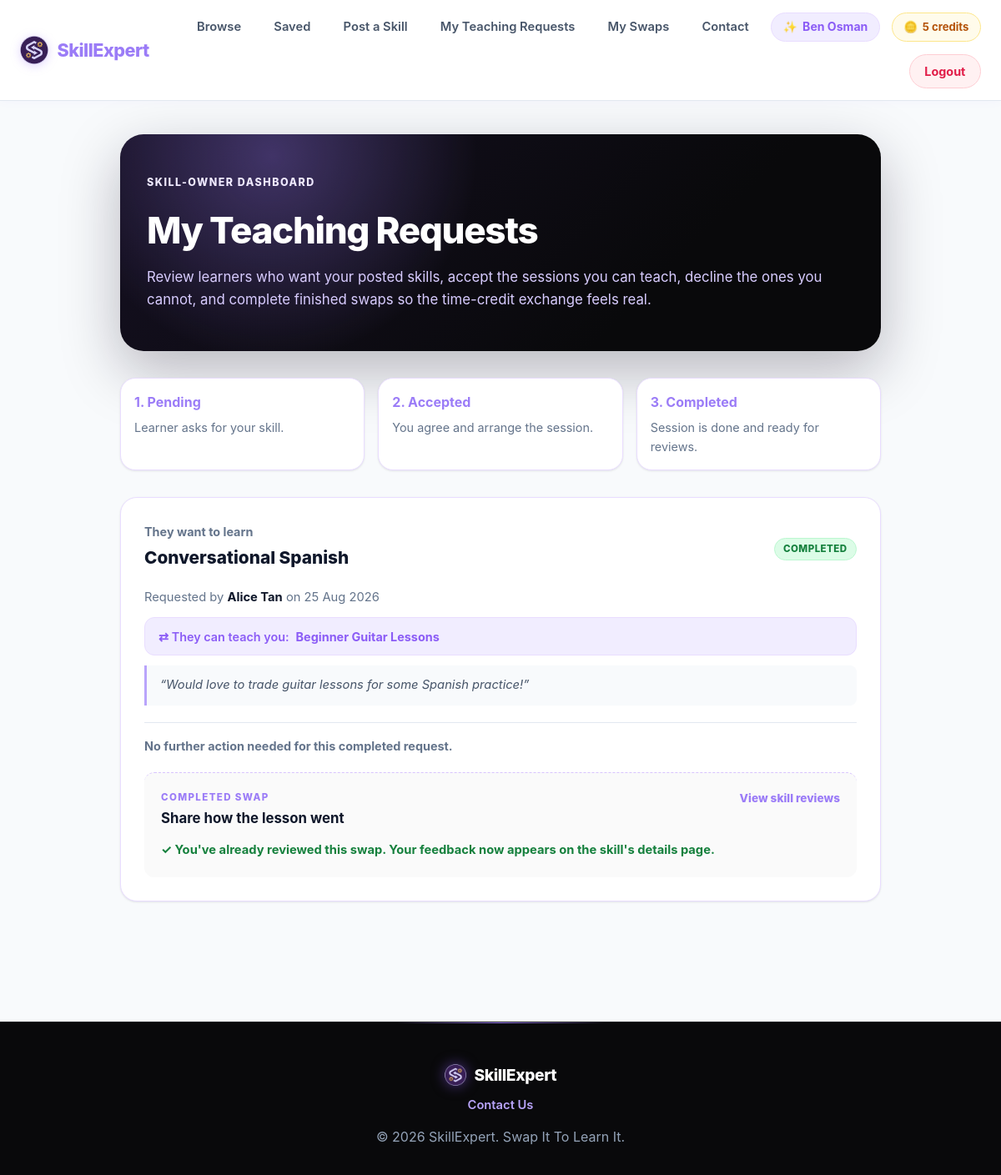
The app's page /public/teaching_requests.php (signed in) with its own data.
### tables this page shows
CREATE TABLE IF NOT EXISTS users (
    id INT UNSIGNED NOT NULL AUTO_INCREMENT,
    name VARCHAR(100) NOT NULL,
    email VARCHAR(150) NOT NULL UNIQUE,
    passwordHash VARCHAR(255) NOT NULL,
    creditsBalance INT NOT NULL DEFAULT 0,
    createdAt TIMESTAMP NOT NULL DEFAULT CURRENT_TIMESTAMP,

    PRIMARY KEY (id)
);

CREATE TABLE IF NOT EXISTS swapRequests (
    id INT UNSIGNED NOT NULL AUTO_INCREMENT,
    skillId INT UNSIGNED NOT NULL,             
    requesterId INT UNSIGNED NOT NULL,         
    receiverId INT UNSIGNED NOT NULL,          
    offeredSkillId INT UNSIGNED DEFAULT NULL,  
    message TEXT DEFAULT NULL,                 
    status ENUM('pending', 'accepted', 'declined', 'completed', 'cancelled')
        NOT NULL DEFAULT 'pending',
    completedBy INT UNSIGNED DEFAULT NULL,     
    completedAt TIMESTAMP NULL DEFAULT NULL,
    createdAt TIMESTAMP NOT NULL DEFAULT CURRENT_TIMESTAMP,
    updatedAt TIMESTAMP NOT NULL DEFAULT CURRENT_TIMESTAMP ON UPDATE CURRENT_TIMESTAMP,

    PRIMARY KEY (id),
    FOREIGN KEY (skillId) REFERENCES skills(id) ON DELETE CASCADE,
    FOREIGN KEY (requesterId) REFERENCES users(id) ON DELETE CASCADE,
    FOREIGN KEY (receiverId) REFERENCES users(id) ON DELETE CASCADE,
    FOREIGN KEY (offeredSkillId) REFERENCES skills(id) ON DELETE SET NULL,
    FOREIGN KEY (completedBy) REFERENCES users(id) ON DELETE SET NULL,
    CHECK (requesterId <> receiverId),         
    INDEX idx_requester (requesterId),
    INDEX idx_receiver (receiverId),
    INDEX idx_status (status),
    INDEX idx_skill (skillId)
);

CREATE TABLE IF NOT EXISTS skills (
    id INT UNSIGNED NOT NULL AUTO_INCREMENT,
    userId INT UNSIGNED NOT NULL,
    title VARCHAR(150) NOT NULL,
    category VARCHAR(50) NOT NULL,
    description TEXT NOT NULL,
    imagePath VARCHAR(255) DEFAULT NULL,
    createdAt TIMESTAMP NOT NULL DEFAULT CURRENT_TIMESTAMP,

    PRIMARY KEY (id),
    FOREIGN KEY (userId) REFERENCES users(id) ON DELETE CASCADE,  
    INDEX idx_category (category),
    INDEX idx_user (userId)
);

### includes/swap_functions.php (called while the page is built, shortened)
<?php
function getReceivedRequests(PDO $pdo, int $userId): array
{
    $stmt = $pdo->prepare(
        "SELECT sr.*, sk.title AS skillTitle,
                req.name AS requesterName,
                offSk.title AS offeredSkillTitle
         FROM swapRequests sr
         JOIN skills sk        ON sr.skillId = sk.id
         JOIN users req        ON sr.requesterId = req.id
         LEFT JOIN skills offSk ON sr.offeredSkillId = offSk.id
         WHERE sr.receiverId = ?
         ORDER BY FIELD(sr.status, 'pending', 'accepted', 'completed', 'declined', 'cancelled'),
                  sr.createdAt DESC"
    );
    $stmt->execute([$userId]);
    return $stmt->fetchAll();
}
function userHasReviewed(PDO $pdo, int $swapId, int $userId): bool
{
    $stmt = $pdo->prepare("SELECT 1 FROM reviews WHERE swapId = ? AND userId = ? LIMIT 1");
    $stmt->execute([$swapId, $userId]);
    return (bool) $stmt->fetch();
}
function statusBadgeClass(string $status): string
{
    $allowed = ['pending', 'accepted', 'declined', 'completed', 'cancelled'];
    return in_array($status, $allowed, true) ? $status : 'pending';
}
function getUserCreditsBalance(PDO $pdo, int $userId): int
{
    $stmt = $pdo->prepare('SELECT creditsBalance FROM users WHERE id = ? LIMIT 1');
    $stmt->execute([$userId]);
    $row = $stmt->fetch();
    return $row ? (int) $row['creditsBalance'] : 0;
}

### public/teaching_requests.php (the view, shortened to what this page needs)
<?php
require_once __DIR__ . '/../config/db.php';
require_once __DIR__ . '/../includes/swap_functions.php';
$currentUserId = (int) $_SESSION['user_id'];
$received      = getReceivedRequests($pdo, $currentUserId);
require_once __DIR__ . '/../includes/header.php';
function renderTeachingRequestActions(array $swap): void
{
    $status = $swap['status'];
    ?>
    <div class="swap-actions">
        <?php if ($status === 'pending'): ?>
            <form method="POST" action="/main/actions/swap_request_action.php" class="inline-form">
                <input type="hidden" name="swap_id" value="<?php echo (int) $swap['id']; ?>">
                <input type="hidden" name="action" value="accept">
                <input type="hidden" name="redirect_to" value="/main/public/teaching_requests.php">
                <button type="submit" class="btn btn-accept">✓ Accept Request</button>
            </form>
            <form method="POST" action="/main/actions/swap_request_action.php" class="inline-form">
                <input type="hidden" name="swap_id" value="<?php echo (int) $swap['id']; ?>">
                <input type="hidden" name="action" value="decline">
                <input type="hidden" name="redirect_to" value="/main/public/teaching_requests.php">
                <button type="submit" class="btn btn-decline" data-confirm="Decline this teaching request?">✕ Decline</button>
            </form>
        <?php else: ?>
            <p class="swap-action-note">No further action needed for this <?php echo htmlspecialchars($status); ?> request.</p>
        <?php endif; ?>
    </div>
    <?php
}
?>
<link rel="stylesheet" href="/main/assets/css/swaps.css?v=<?php echo filemtime(__DIR__ . '/../assets/css/swaps.css'); ?>">
<section class="container swaps-page teaching-requests-page">
    <div class="swaps-page-header teaching-requests-header">
        <p class="eyebrow">Skill-owner dashboard</p>
        <h1>My Teaching Requests</h1>
        <p>Review learners who want your posted skills, accept the sessions you can teach, decline the ones you cannot, and complete finished swaps so the time-credit exchange feels real.</p>
    </div>
    <div class="swap-lifecycle-guide" aria-label="Teaching request lifecycle">
        <div><strong>1. Pending</strong><span>Learner asks for your skill.</span></div>
        <div><strong>2. Accepted</strong><span>You agree and arrange the session.</span></div>
        <div><strong>3. Completed</strong><span>Session is done and ready for reviews.</span></div>
    </div>
    <?php if (empty($received)): ?>
        <div class="empty-state">
            <p>No incoming teaching requests yet.</p>
            <p class="mt-2"><a href="/main/public/posting.php" class="btn btn-primary">Post or Improve a Skill</a></p>
        </div>
    <?php else: ?>
        <div class="teaching-request-list">
            <?php foreach ($received as $swap): ?>
                <article class="swap-card teaching-request-card">
                    <div class="swap-card-top-bar">
                        <div>
                            <span class="swap-card-label">They want to learn</span>
                            <h3><?php echo htmlspecialchars($swap['skillTitle']); ?></h3>
                        </div>
                        <span class="status-badge status-<?php echo statusBadgeClass($swap['status']); ?>">
                            <?php echo htmlspecialchars(ucfirst($swap['status'])); ?>
                        </span>
                    </div>
                    <p class="swap-meta">
                        Requested by <strong><?php echo htmlspecialchars($swap['requesterName']); ?></strong>
                        on <?php echo htmlspecialchars(date('d M Y', strtotime($swap['createdAt']))); ?>
                    </p>
                    <?php if (!empty($swap['offeredSkillTitle'])): ?>
                        <div class="swap-offer-box">
                            <span>⇄ They can teach you:</span>
                            <strong><?php echo htmlspecialchars($swap['offeredSkillTitle']); ?></strong>
                        </div>
                    <?php endif; ?>
                    <?php if (!empty($swap['message'])): ?>
                        <div class="swap-message-bubble">
                            &ldquo;<?php echo htmlspecialchars($swap['message']); ?>&rdquo;
                        </div>
                    <?php endif; ?>
                    <?php renderTeachingRequestActions($swap); ?>
                    <?php if ($swap['status'] === 'completed'): ?>
                        <?php include __DIR__ . '/../includes/review_form_partial.php'; ?>
                    <?php endif; ?>
                </article>
            <?php endforeach; ?>
        </div>
    <?php endif; ?>
</section>
<?php require_once __DIR__ . '/../includes/footer.php'; ?>

### includes/nav.php (shortened to what this page needs)
<?php
$userName = $_SESSION['name'] ?? 'User';
$creditsBalance = null;
if ($isLoggedIn) {
    require_once __DIR__ . '/../config/db.php';
    require_once __DIR__ . '/swap_functions.php';
    $creditsBalance = getUserCreditsBalance($pdo, (int) $_SESSION['user_id']);
}
?>
<nav class="main-nav">
    <div class="nav-container">
        <a href="/main/public/index.php" class="nav-brand">
            <img src="/main/assets/img/logo-icon-dark.png" alt="SkillExpert" class="nav-logo-icon">
            SkillExpert
        </a>
        <ul class="nav-menu">
            <?php if ($isLoggedIn): ?>
                <li class="nav-item"><a href="/main/public/browse.php" class="nav-link">Browse</a></li>
                <li class="nav-item"><a href="/main/public/saved.php" class="nav-link">Saved</a></li>
                <li class="nav-item"><a href="/main/public/posting.php" class="nav-link">Post a Skill</a></li>
                <li class="nav-item"><a href="/main/public/teaching_requests.php" class="nav-link">My Teaching Requests</a></li>
                <li class="nav-item"><a href="/main/public/swaps.php" class="nav-link">My Swaps</a></li>
                <li class="nav-item"><a href="/main/public/contact.php" class="nav-link">Contact</a></li>
                <li class="nav-item nav-user-item">
                    <span class="nav-user-name"><?php echo htmlspecialchars($userName); ?></span>
                </li>
                <?php if ($creditsBalance !== null): ?>
                <li class="nav-item nav-credits-item" title="View your credit history">
                    <a href="/main/public/credits.php" class="nav-credits-badge"><?php echo (int) $creditsBalance; ?> credit<?php echo (int) $creditsBalance === 1 ? '' : 's'; ?></a>
                </li>
                <?php endif; ?>
                <li class="nav-item"><a href="/main/auth/logout.php" class="nav-link btn-logout">Logout</a></li>
            <?php endif; ?>
        </ul>
    </div>
</nav>

### includes/review_form_partial.php (shortened to what this page needs)
<?php
$alreadyReviewed = userHasReviewed($pdo, (int) $swap['id'], $currentUserId);
?>
<div class="review-partial" id="review-swap-<?php echo (int) $swap['id']; ?>">
    <div class="review-callout-header">
        <div>
            <p class="review-eyebrow">Completed swap</p>
            <h4>Share how the lesson went</h4>
        </div>
        <a href="/main/public/details.php?id=<?php echo (int) $swap['skillId']; ?>#reviews" class="review-details-link">View skill reviews</a>
    </div>
    <?php if ($alreadyReviewed): ?>
        <p class="review-done">✓ You've already reviewed this swap. Your feedback now appears on the skill's details page.</p>
    <?php endif; ?>
</div>

### assets/css/style.css (style rules this page uses)
:root { --primary-color: #9b7cf7; --primary-hover: #8b5cf6; --primary-active: #7c3aed; --primary-light: #b9a4fb; --primary-lighter: #d8ccff; --primary-soft: #f1edff; --lavender-100: #f5f1ff; --lavender-200: #e9ddff; --lavender-300: #d8c4fe; --primary-glow: rgba(155, 124, 247, 0.35); --primary-glow-subtle: rgba(155, 124, 247, 0.12); --secondary-color: #38bdf8; --accent-gold: #f59e0b; --dark-bg: #09090b; --dark-surface: #111115; --dark-card: #18181b; --dark-border: #27272a; --light-bg: #f8fafc; --light-surface: #ffffff; --card-bg: #ffffff; --text-primary: #0f172a; --text-secondary: #475569; --text-muted: #64748b; --text-light: #f1f5f9; --border-color: #e2e8f0; --border-hover: #cbd5e1; --shadow-sm: 0 1px 3px rgba(15, 23, 42, 0.06), 0 1px 2px rgba(15, 23, 42, 0.04); --shadow-md: 0 4px 12px -2px rgba(139, 92, 246, 0.08), 0 2px 6px -1px rgba(15, 23, 42, 0.06); --shadow-lg: 0 12px 24px -4px rgba(139, 92, 246, 0.12), 0 4px 8px -2px rgba(15, 23, 42, 0.04); --shadow-purple: 0 10px 30px -5px rgba(139, 92, 246, 0.25); --radius-sm: 8px; --radius-md: 12px; --radius-lg: 20px; --radius-full: 9999px; --transition: all 0.25s cubic-bezier(0.16, 1, 0.3, 1); --module-hero-bg: radial-gradient(circle at 20% 10%, rgba(155, 124, 247, 0.34), transparent 32%), linear-gradient(135deg, #151022 0%, #09090b 70%); --module-card-bg: rgba(255, 255, 255, 0.94); }
* { box-sizing: border-box; margin: 0; padding: 0; }
html { scroll-behavior: smooth; }
body { font-family: 'Inter', system-ui, -apple-system, BlinkMacSystemFont, 'Segoe UI', Roboto, sans-serif; color: var(--text-primary); background-color: var(--light-bg); line-height: 1.6; -webkit-font-smoothing: antialiased; }
a { color: var(--primary-color); text-decoration: none; transition: var(--transition); }
.container { max-width: 1100px; margin: 0 auto; padding: 2.5rem 1.5rem; }

### assets/css/layout.css (style rules this page uses)
.main-nav { background-color: rgba(255, 255, 255, 0.95); backdrop-filter: blur(12px); -webkit-backdrop-filter: blur(12px); border-bottom: 1px solid var(--border-color); box-shadow: 0 1px 10px rgba(139, 92, 246, 0.04); position: sticky; top: 0; z-index: 1000; transition: var(--transition); }
.nav-container { max-width: 1240px; margin: 0 auto; padding: 0.85rem 1.5rem; display: flex; align-items: center; justify-content: space-between; }
.nav-brand { font-size: 1.35rem; font-weight: 800; color: var(--primary-color); letter-spacing: -0.5px; display: flex; align-items: center; gap: 0.65rem; transition: var(--transition); }
.nav-logo-icon { width: 34px; height: 34px; object-fit: contain; filter: drop-shadow(0 2px 6px rgba(139, 92, 246, 0.25)); transition: transform 0.3s ease; }
.nav-menu { display: flex; align-items: center; list-style: none; gap: 0.85rem; flex-wrap: wrap; justify-content: flex-end; }
.nav-item { display: flex; align-items: center; }
.nav-link { font-size: 0.92rem; font-weight: 600; color: var(--text-secondary); padding: 0.45rem 0.8rem; border-radius: var(--radius-sm); transition: var(--transition); }
.nav-user-item { padding: 0.35rem 0.85rem; background-color: var(--primary-soft); border-radius: var(--radius-full); border: 1px solid var(--lavender-200); }
.nav-user-name { font-size: 0.88rem; font-weight: 700; color: var(--primary-hover); display: inline-flex; align-items: center; gap: 0.4rem; }
.nav-user-name::before { content: "✨"; font-size: 0.85rem; }
.nav-credits-item { padding: 0.35rem 0.85rem; background-color: #fffbeb; border-radius: var(--radius-full); border: 1px solid #fde68a; }
.nav-credits-badge { font-size: 0.82rem; font-weight: 700; color: #b45309; display: inline-flex; align-items: center; gap: 0.35rem; text-decoration: none; transition: var(--transition); }
.nav-credits-badge::before { content: "🪙"; font-size: 0.85rem; }
.btn-register, .btn-logout { padding: 0.5rem 1.1rem; border-radius: var(--radius-full); font-weight: 700; font-size: 0.9rem; display: inline-flex; align-items: center; justify-content: center; transition: var(--transition); }
.btn-logout { background-color: #fff1f2; color: #e11d48 !important; border: 1px solid #fecdd3; }

### assets/css/components.css (style rules this page uses)
.status-badge { display: inline-flex; align-items: center; font-size: 0.72rem; font-weight: 800; padding: 0.2rem 0.65rem; border-radius: var(--radius-full); text-transform: uppercase; letter-spacing: 0.04em; }
.status-completed { background-color: #dcfce7; color: #15803d; border: 1px solid #bbf7d0; }

### records on screen
users: creditsBalance "5"
swaprequests: skillId.title "Conversational Spanish", status "COMPLETED", requesterId.name "Alice Tan", createdAt "25 Aug 2026", offeredSkillId.title "Beginner Guitar Lessons", message "Would love to trade guitar lessons for some Spanish practice!", status "completed"

### other values on screen
$userName "Ben Osman"
